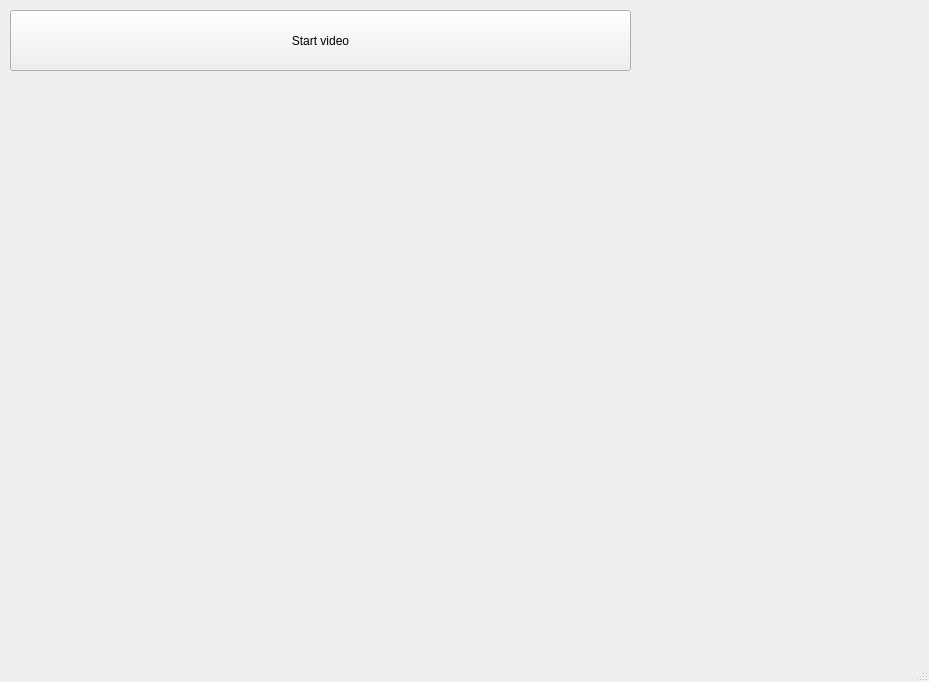
<?xml version="1.0" encoding="UTF-8"?>
<ui version="4.0">
 <class>MainWindow</class>
 <widget class="QMainWindow" name="MainWindow">
  <property name="geometry">
   <rect>
    <x>0</x>
    <y>0</y>
    <width>929</width>
    <height>682</height>
   </rect>
  </property>
  <property name="windowTitle">
   <string>MainWindow</string>
  </property>
  <property name="styleSheet">
   <string notr="true"/>
  </property>
  <widget class="QWidget" name="centralwidget">
   <widget class="QPushButton" name="startButton">
    <property name="geometry">
     <rect>
      <x>10</x>
      <y>10</y>
      <width>621</width>
      <height>61</height>
     </rect>
    </property>
    <property name="text">
     <string>Start video</string>
    </property>
   </widget>
   <widget class="QWidget" name="ImgWidget" native="true">
    <property name="geometry">
     <rect>
      <x>30</x>
      <y>130</y>
      <width>601</width>
      <height>351</height>
     </rect>
    </property>
   </widget>
  </widget>
  <widget class="QMenuBar" name="menubar">
   <property name="geometry">
    <rect>
     <x>0</x>
     <y>0</y>
     <width>929</width>
     <height>26</height>
    </rect>
   </property>
  </widget>
  <widget class="QStatusBar" name="statusbar"/>
 </widget>
 <resources/>
 <connections/>
</ui>
